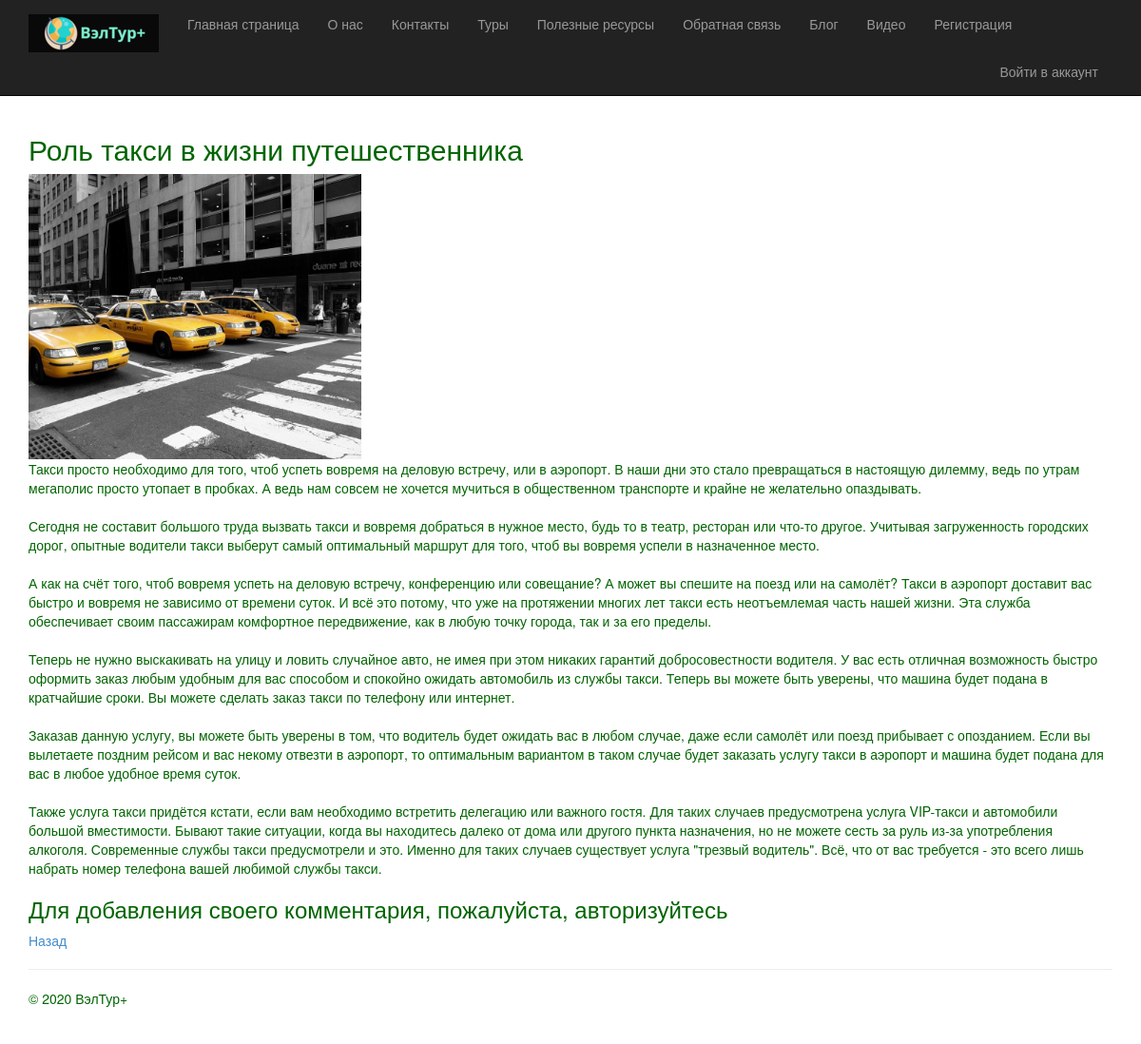
Page /2/ on the committed database.
### app/models.py (models this page shows, shortened)
class Blog(models.Model):
    title = models.CharField(max_length = 100, unique_for_date = "posted", verbose_name = "Заголовок")
    author = models.ForeignKey(User, null=True, blank=True, on_delete = models.SET_NULL, verbose_name = "Автор")
    description = models.TextField(verbose_name = "Краткое содержание")
    content = models.TextField(verbose_name = "Полное содержание")
    posted = models.DateTimeField(default = datetime.now(), db_index = True, verbose_name = "Опубликована")
    image = models.FileField(default = 'temp.jpg', verbose_name = "Путь к картинке")
    class Meta:
        db_table = "Posts" # имя таблицы для модели
        ordering = ["-posted"] # порядок сортировки данных в модели ("-" означает по убыванию)
        verbose_name = "статья блога" # имя, под которым модель будет отображаться в административном разделе (для одной статьи блога)
        verbose_name_plural = "статьи блога" # тоже для всех статей блога

### app/views.py (the view)
# urls.py: url(r'^(?P<parametr>\d+)/$', app.views.blogpost, name='blogpost'),
def blogpost(request, parametr):
    post_1 = Blog.objects.get(id=parametr) # запрос на выбор конкретной статьи по параметру
    comments = Comment.objects.filter(post=parametr)
    if request.method == "POST": # после отправки данных формы на сервер методом POST
        form = CommentForm(request.POST)
        if form.is_valid():
            comment_f = form.save(commit=False)
            comment_f.author = request.user # добавляем (так как этого поля нет в форме) в модель Комментария (Comment) в поле автор авторизованного пользователя
            comment_f.date = datetime.now() # добавляем в модель Комментария (Comment) текущую дату
            comment_f.post = Blog.objects.get(id=parametr) # добавляем в модель Комментария (Comment) статью, для которой данный комментарий
            comment_f.save() # сохраняем изменения после добавления полей
            return redirect('blogpost', parametr=post_1.id) # переадресация на ту же страницу статьи после отправки комментария
    else:
      form = CommentForm() # создание формы для ввода комментария
      assert isinstance(request, HttpRequest)
      return render(
        request,
        'app/blogpost.html',
        {
            'post_1': post_1, # передача конкретной статьи в шаблон веб-страницы
            'comments': comments, # передача всех комментариев к данной статье в шаблон веб-страницы
            'form': form, # передача формы добавления комментария в шаблон веб-страницы
            'year':datetime.now().year,
        }
)

### app/templates/app/blogpost.html (shortened to what this page needs)
﻿{% extends "app/layout.html" %}
{% block content %}
<h2> {{post_1.title}} </h2>
{% if post_1.image and post_1.image.url != '/media/temp.jpg' %}
    <img src="{{ post_1.image.url }}" alt=«Картинка статьи блога" width="350" height="300"/>
{% endif %}
<p> {{post_1.content|linebreaksbr}} </p>
{% if user.is_authenticated %}
    <h3>Добавить комментарий</h3>
    <form method="POST" >{% csrf_token %}
    <div>
         {{form.as_p}}
         <button type="submit" class="save btn btn-default" > Отправить комментарий </button>
    </div>
    </form>
{% else %}
    <h3> Для добавления своего комментария, пожалуйста, авторизуйтесь </h3>
{% endif %}
<p><a href="{% url 'blog' %}"> Назад </a></p>
{% endblock %}

### app/static/app/content/site.css (style rules this page uses)
body { padding-top: 100px; padding-bottom: 40px; color: #006400; background-color: #FFFFFF; }

### rows in the picture
Blog: title "Роль такси в жизни путешественника", image (picture), content "Такси просто необходимо для того, чтоб успеть вовремя на деловую встречу, или в аэропорт. В наши дни это стало превращаться в настоящую дилемму, ведь по утрам мегаполис просто утопает в пробках. А ведь нам совсем не хочется мучиться в общественном транспорте и крайне не желательно опаздывать. Сегодня не составит большого труда вызвать такси и вовремя добраться в нужное место, будь то в театр, ресторан или что-то другое. Учитывая загруженность городских дорог, опытные водители такси выберут самый оптимальный маршрут для того, чтоб вы вовремя успели в назначенное место. А как на счёт того, чтоб вовремя успеть на деловую встречу, конференцию или совещание? А может вы спешите на поезд или на…"
